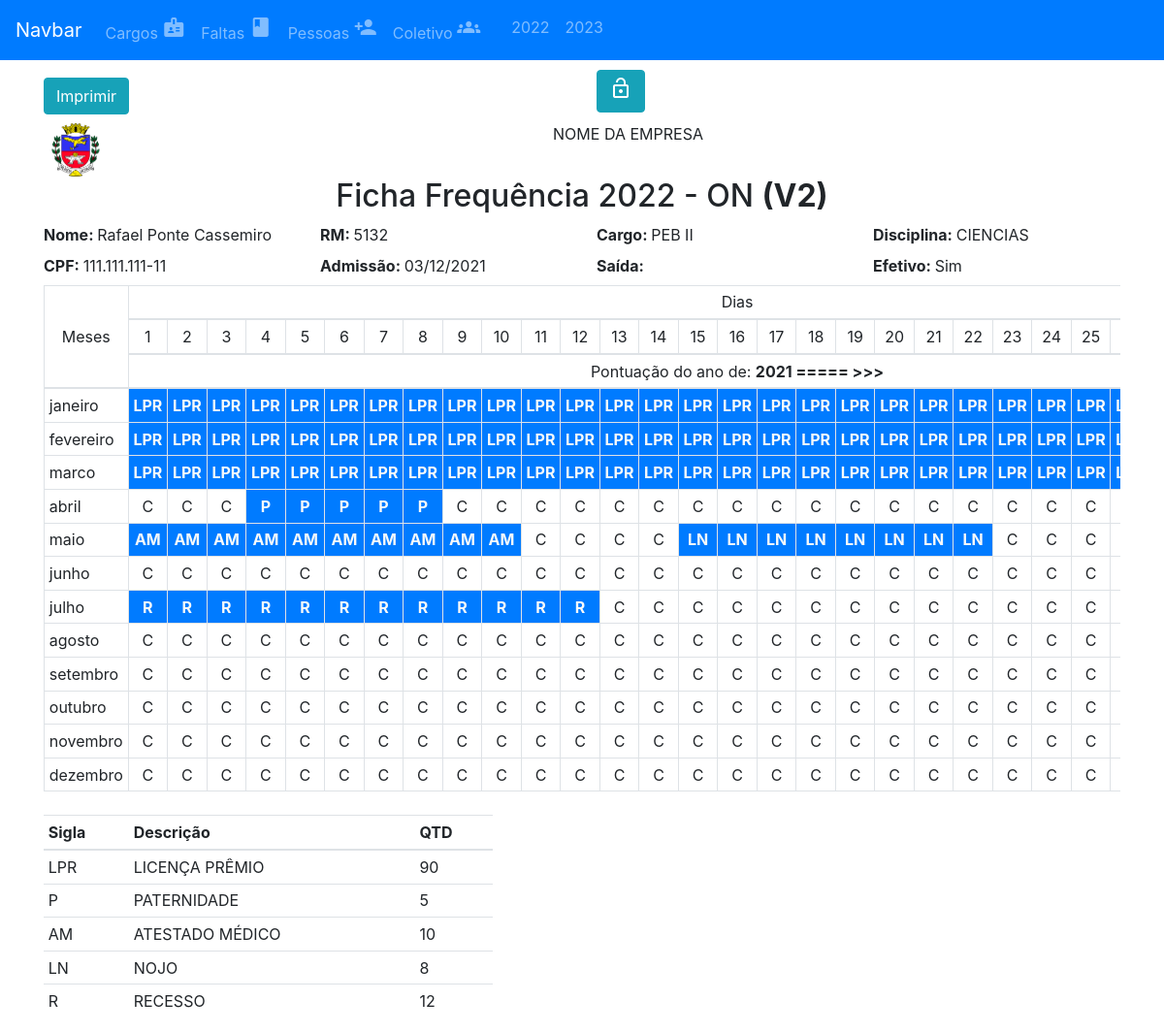
/pessoas/5132/fichas/2022, run on the app's committed database.
### app_pessoa/models.py (models this page shows)
class Pessoas(models.Model):
    EFETIVO =  (
     (True,'Sim'),
     (False,'Não')
    )
    id = models.CharField(max_length=6, primary_key=True)
    nome = models.CharField(max_length=150)
    dt_nasc = models.DateField(default='1991-01-01')
    cpf = models.CharField(max_length=11, default='11111111111')
    admissao = models.DateField(default='1991-01-01')
    saida = models.DateField(null=True)
    efetivo = models.BooleanField(choices=EFETIVO, default=False)
    cargo = models.ForeignKey(Cargos, on_delete=models.CASCADE, related_name="pessoas_cargos")

### app_falta/models.py (models this page shows, shortened)
class Faltas(models.Model):
    tipo = models.CharField(max_length=3)
    descricao =  models.CharField(max_length=30)

### app_ficha_cem/views.py (the view)
# urls.py: path('pessoas/<str:pessoa_id>/fichas/<int:ano>', gerar_ficha, name='ficha'),
def gerar_ficha(request, pessoa_id, ano):
    contexto = buscar_informacoes_ficha_v3(pessoa_id, ano)
    return render(request,'template/ficha_cem _v2.html', {'contexto':contexto})

### app_cargo/models.py (called while the page is built)
    def __str__(self):
        return f'{self.cargo}'

### app_ficha_cem/views.py (called while the page is built)
def bissexto(ano):
    if ano % 400 == 0:
        return True
    else:
        if ano % 4 == 0:
            if ano % 100 == 0:
                return False
            return True

def retornar_mes_num(mes_nome, ano):
    meses = {
        'janeiro':[1,31],
        'fevereiro':[2,29 if bissexto(ano) else 28],
        'marco':[3,31],
        'abril':[4,30],
        'maio':[5,31],
        'junho':[6,30],
        'julho':[7,31],
        'agosto':[8,31],
        'setembro':[9,30],
        'outubro':[10,31],
        'novembro':[11,30],
        'dezembro':[12,31]
    }
    num_mes = meses[mes_nome]
    return num_mes

def retornar_mes_nome(mes_num):
    meses = {
        1:['janeiro',31],
        2:['fevereiro',28],
        3:['marco',31],
        4:['abril',30],
        5:['maio',31],
        6:['junho',30],
        7:['julho',31],
        8:['agosto',31],
        9:['setembro',30],
        10:['outubro',31],
        11:['novembro',30],
        12:['dezembro',31]
    }
    nome_mes = meses[mes_num]
    return nome_mes

def data_util(data, tp='P'):
    if tp == 'P':
        if (data.weekday() != 6 and data.weekday() != 5):
            return data
        data = data + timedelta(days=1)
        return data_util(data)
    return data

def criar_estrutura_meses():
    estrutura_meses_nome = {}
    dias = []
    for i in range(1,13):
        mes = retornar_mes_nome(i)[0]
        for j in range(31):
            dias.append('-')
        estrutura_meses_nome[mes] = dias
        dias = []
    return estrutura_meses_nome

def listar_anos(pessoa_id):
    anos = []
    pessoa_faltas = Faltas_Pessoas.objects.all()
    pessoa = Pessoas.objects.get(pk=pessoa_id)
    for i in pessoa_faltas:
        if i.data.year not in anos and i.pessoa.id == pessoa_id:
            anos.append(i.data.year)
    return anos[-5:], pessoa

def contar_tipos_faltas(faltas):
    qtd = 0
    tipo_faltas ={}
    for f in faltas:
        sigla = f.falta.tipo
        descricao = f.falta.descricao
        if sigla not in tipo_faltas.keys():
           qtd = f.qtd_dias
           tipo_faltas[sigla] = [descricao, qtd]
        else:
            qtd = tipo_faltas[sigla][1]
            qtd += f.qtd_dias
            tipo_faltas[sigla][1] = qtd
    return tipo_faltas

### template/ficha_cem _v2.html (shortened to what this page needs)
{% extends 'template/menu.html' %}
{% load static %}
{% block content %}
<div class="ficha">
    <div class="nao-imprime">
        <div class="row">
            <div class="col">
                <a class="btn btn-info mt-2 mb-2" href="#" id="imprimir">Imprimir</a>
            </div>
            <div class="col">
                {% if contexto.ano_status == 'Aberto' %}
                <a class="btn btn-info" href="{% url 'encerrarano' contexto.pessoa.id contexto.ano %}"><span
                        class=" material-icons">
                    </span>
                </a>
                {% else %}
                <a class="btn btn-info" href="{% url 'abrirano' contexto.pessoa.id contexto.ano %}"><span
                        class=" material-icons">
                        lock
                    </span>
                </a>
                {% endif %}
            </div>
        </div>
    </div>
    <div class="row imprime">
        <div class="col-1 text-center">
            <img src="{% static 'app_ficha_cem/brasao_orlandia.png' %}" width="50" />
        </div>
        <div class="col text-center">
            NOME DA EMPRESA
        </div>
    </div>
    <div class="row">
        <div class="col-12">
            <h2 class="text-center">Ficha Frequência {{contexto.ano}} - ON <strong>(V2)</strong></h2>
        </div>
        <div class="col">
            <strong>Nome: </strong><label>{{contexto.nome}}</label>
        </div>
        <div class="col">
            <strong>RM: </strong><label>{{contexto.pessoa.id}}</label>
        </div>
        <div class="col">
            <strong>Cargo: </strong><label>{{ contexto.des_cargo }}</label>
        </div>
        <div class="col">
            <strong>Disciplina: </strong><label>{{ contexto.disciplina }}</label>
        </div>
    </div>
    <div class="row">
        <div class="col">
            <strong>CPF: </strong><label>{{ contexto.pessoa.cpf }}</label>
        </div>
        <div class="col">
            <strong>Admissão: </strong><label>{{contexto.pessoa.admissao|date:'d/m/Y'}}</label>
        </div>
        <div class="col">
            <strong>Saída: </strong><label>{{contexto.pessoa.saida|date:'d/m/Y'}}</label>
        </div>
        <div class="col">
            {% if contexto.pessoa.efetivo == 'Sim' %}
            <strong>Efetivo: </strong><label>Sim</label>
            {% else %}
            <strong>Efetivo: </strong><label>Não</label>
            {% endif %}
        </div>
    </div>
    <div class="table-responsive">
        <table class="table table-sm table-hover table-bordered corpo imprime">
            <thead class="text-center">
                <tr>
                    <td class="align-middle" rowspan="3">
                        Meses
                    </td>
                    <td colspan="31">Dias</td>
                </tr>
                <tr>
                    {% for dia in contexto.dias %}
                    <td class="align-middle">
                        {{dia}}
                    </td>
                    {% endfor %}
                </tr>
                <tr>
                    <td colspan="31">Pontuação do ano de: <strong>{{contexto.ano_a}} ===== >>></strong></td>
                </tr>
            </thead>
            <tbody>
                {% for mes,eventos in contexto.meses.items %}
                <tr>
                    <td>
                        {{mes}}
                    </td>
                    {% for evento in eventos %}
                    {% if evento != 'C' and evento != '-' %}
                    <td class="bg-primary text-light text-center">
                        <strong>{{evento}}</strong>
                    </td>
                    {% else %}
                    <td class="text-center">
                        {{evento}}
                    </td>
                    {% endif %}
                    {% endfor %}
                </tr>
                {% endfor %}
            </tbody>
        </table>
    </div>
</div>
<div class="col-5 mt-2">
    <div class="row">
        <table class="table table-sm">
            <thead>
                <tr>
                    <th>Sigla</th>
                    <th>Descrição</th>
                    <th>QTD</th>
                </tr>
            </thead>
            <tbody>
                {% for sigla, descricao in contexto.tp_faltas.items %}
                <tr>
                    <td>
                        {{ sigla }}
                    </td>
                    {% for i in descricao %}
                    <td>
                        {{i}}
                    </td>
                    {% endfor %}
                </tr>
                {% endfor %}
            </tbody>
        </table>
    </div>
</div>
{% endblock content %}

### data on the page
Pessoas: nome "Rafael Ponte Cassemiro", pessoa.id "5132", pessoa.cpf "111.111.111-11", pessoa.admissao "03/12/2021"
Faltas: eventos "LPR" "LPR" "LPR" "LPR" "LPR" "LPR" "LPR" "LPR" "LPR" "LPR" "LPR" "LPR" "LPR" "LPR" "LPR" "LPR" "LPR" "LPR" "LPR" "LPR" "LPR" "LPR" "LPR" "LPR" "LPR" "LPR" "LPR" "LPR" "LPR" "LPR" "LPR" "LPR" "LPR" "LPR" "LPR" "LPR" "LPR" "LPR" "LPR" "LPR" "LPR" "LPR" "LPR" "LPR" "LPR" "LPR" "LPR" "LPR" "LPR" "LPR" "LPR" "LPR" "LPR" "LPR" "LPR" "LPR" "LPR" "LPR" "LPR" "LPR" "LPR" "LPR" "LPR" "LPR" "LPR" "LPR" "LPR" "LPR" "LPR" "LPR" "LPR" "LPR" "LPR" "LPR" "LPR", tp_faltas "LPR", descricao "LICENÇA PRÊMIO"
Faltas: eventos "AM" "AM" "AM" "AM" "AM" "AM" "AM" "AM" "AM" "AM", tp_faltas "AM", descricao "ATESTADO MÉDICO"
Faltas: eventos "LN" "LN" "LN" "LN" "LN" "LN" "LN" "LN", tp_faltas "LN", descricao "NOJO"
Faltas: descricao "PATERNIDADE"
Faltas: descricao "RECESSO"

### other printed values
{{ ano }} "2022" "2023"
{{ contexto.ano }} "2022"
{{ contexto.des_cargo }} "PEB II"
{{ contexto.disciplina }} "CIENCIAS"
{{ dia }} "1" "2" "3" "4" "5" "6" "7" "8" "9" "10" "11" "12" "13" "14" "15" "16" "17" "18" "19" "20" "21" "22" "23" "24" "25"
{{ contexto.ano_a }} "2021"
{{ mes }} "janeiro" "fevereiro" "marco" "abril" "maio" "junho" "julho" "agosto" "setembro" "outubro" "novembro" "dezembro"
{{ evento }} "C" "C" "C" "C" "C" "C" "C" "C" "C" "C" "C" "C" "C" "C" "C" "C" "C" "C" "C" "C" "C" "C" "C" "C" "C" "C" "C" "C" "C" "C" "C" "C" "C" "C" "C" "C" "C" "C" "C" "C" "C" "C" "C" "C" "C" "C" "C" "C" "C" "C" "C" "C" "C" "C" "C" "C" "C" "C" "C" "C" "C" "C" "C" "C" "C" "C" "C" "C" "C" "C" "C" "C" "C" "C" "C" "C" "C" "C" "C" "C" "C" "C" "C" "C" "C" "C" "C" "C" "C" "C" "C" "C" "C" "C" "C" "C" "C" "C" "C" "C" "C" "C" "C" "C" "C" "C" "C" "C" "C" "C" "C" "C" "C" "C" "C" "C" "C" "C" "C" "C" "C" "C" "C" "C" "C" "C" "C" "C" "C" "C" "C" "C" "C" "C" "C" "C" "C" "C" "C" "C" "C" "C" "C" "C" "C" "C" "C" "C" "C" "C" "C" "C" "C" "C" "C" "C" "C" "C" "C" "C" "C" "C" "C" "C" "C" "C" "C" "C" "C" "C" "C" "C" "C" "C" "C" "C" "C" "C" "C" "C" "C" "C" "C" "C" "C" "C" "C" "C" "C" "C"
{{ evento }} "P" "P" "P" "P" "P" "R" "R" "R" "R" "R" "R" "R" "R" "R" "R" "R" "R"
{{ i }} "90" "5" "10" "8" "12"
{{ sigla }} "P" "R"
